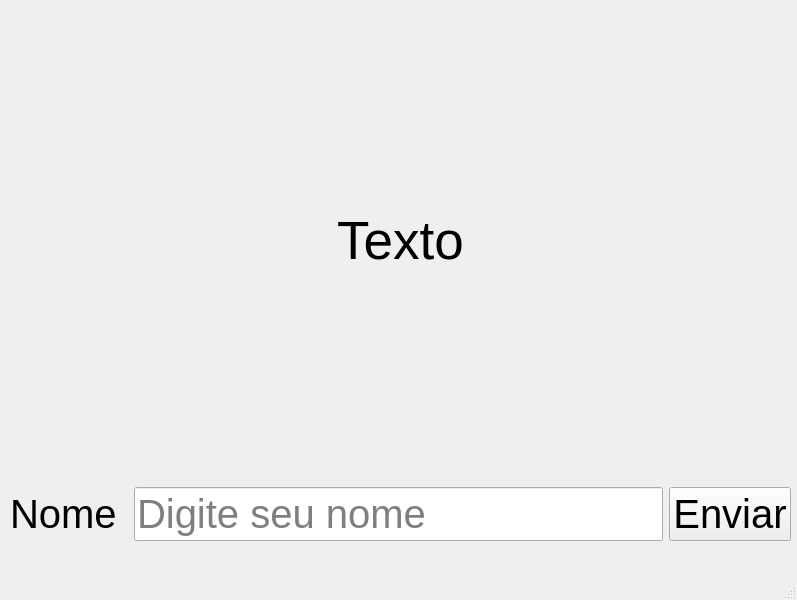
<?xml version="1.0" encoding="UTF-8"?>
<ui version="4.0">
 <class>MainWindow</class>
 <widget class="QMainWindow" name="MainWindow">
  <property name="geometry">
   <rect>
    <x>0</x>
    <y>0</y>
    <width>797</width>
    <height>600</height>
   </rect>
  </property>
  <property name="windowTitle">
   <string>MainWindow</string>
  </property>
  <widget class="QWidget" name="centralwidget">
   <widget class="QWidget" name="gridLayoutWidget">
    <property name="geometry">
     <rect>
      <x>10</x>
      <y>0</y>
      <width>781</width>
      <height>541</height>
     </rect>
    </property>
    <layout class="QGridLayout" name="gridLayout">
     <item row="0" column="0">
      <widget class="QLabel" name="labelResult">
       <property name="font">
        <font>
         <pointsize>40</pointsize>
        </font>
       </property>
       <property name="text">
        <string>Texto</string>
       </property>
       <property name="alignment">
        <set>Qt::AlignmentFlag::AlignCenter</set>
       </property>
      </widget>
     </item>
     <item row="1" column="0">
      <layout class="QGridLayout" name="gridLayout_3">
       <item row="0" column="1">
        <widget class="QLineEdit" name="lineName">
         <property name="font">
          <font>
           <pointsize>30</pointsize>
          </font>
         </property>
         <property name="placeholderText">
          <string>Digite seu nome</string>
         </property>
        </widget>
       </item>
       <item row="0" column="0">
        <widget class="QLabel" name="labelName">
         <property name="font">
          <font>
           <pointsize>30</pointsize>
          </font>
         </property>
         <property name="text">
          <string>Nome </string>
         </property>
        </widget>
       </item>
       <item row="0" column="2">
        <widget class="QPushButton" name="sendButton">
         <property name="font">
          <font>
           <pointsize>30</pointsize>
           <bold>false</bold>
          </font>
         </property>
         <property name="cursor">
          <cursorShape>ArrowCursor</cursorShape>
         </property>
         <property name="whatsThis">
          <string comment="Send the name tipped " extracomment="Send the name tipped "/>
         </property>
         <property name="accessibleName">
          <string comment="Send the name tipped "/>
         </property>
         <property name="accessibleDescription">
          <string comment="Send the name tipped "/>
         </property>
         <property name="text">
          <string>Enviar</string>
         </property>
        </widget>
       </item>
      </layout>
     </item>
    </layout>
   </widget>
  </widget>
  <widget class="QMenuBar" name="menubar">
   <property name="geometry">
    <rect>
     <x>0</x>
     <y>0</y>
     <width>797</width>
     <height>33</height>
    </rect>
   </property>
  </widget>
  <widget class="QStatusBar" name="statusbar"/>
 </widget>
 <resources/>
 <connections/>
</ui>
